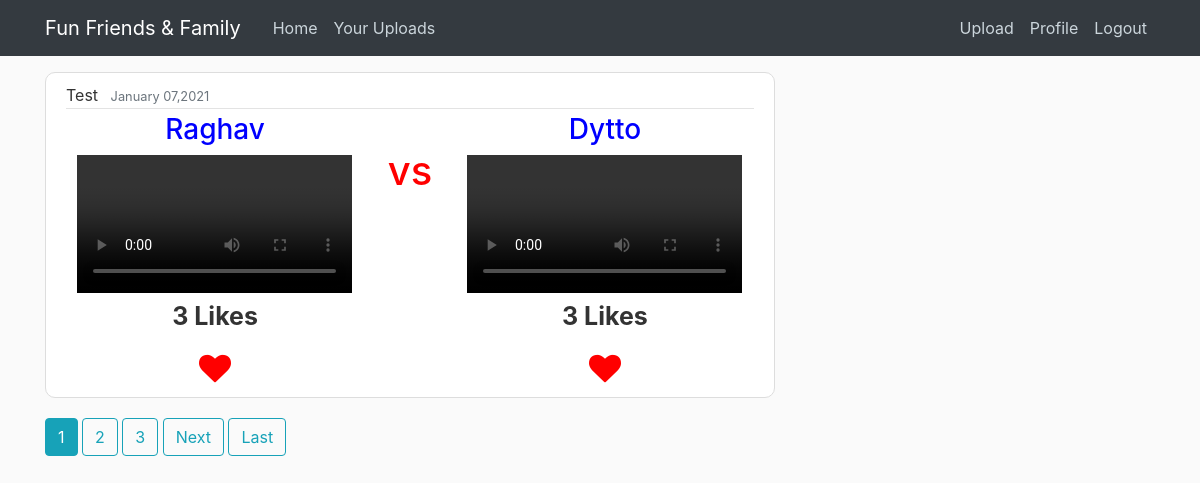
The app's page / (signed in), older data.
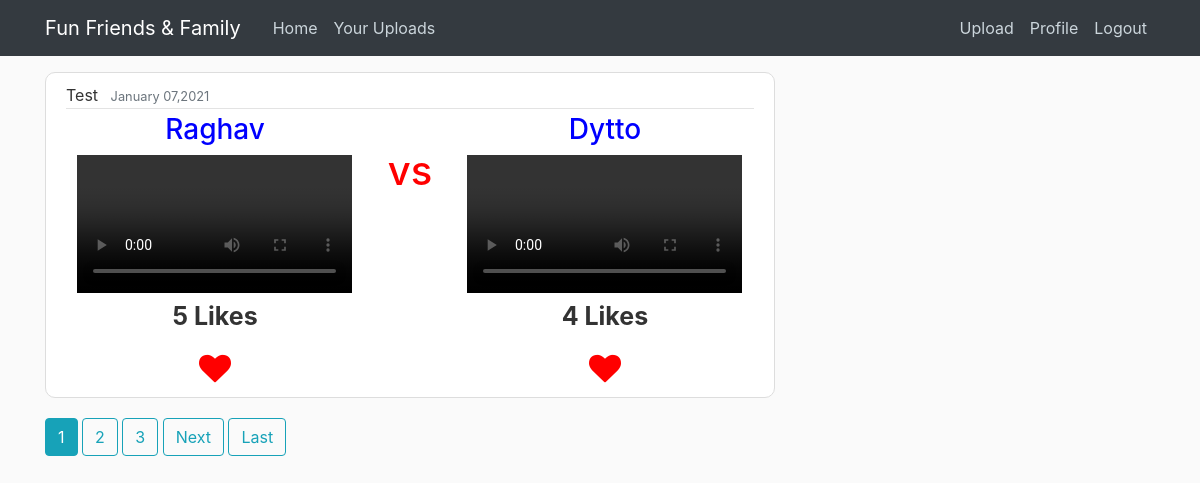
The same page, newer data.
### fun/models.py (models this page shows, shortened)
class Upload(models.Model):
    your_name = models.CharField(max_length=20)
    opponent_name = models.CharField(max_length=20)
    your_video = models.FileField()
    opponent_video = models.FileField()
    date_posted = models.DateTimeField(default=timezone.now)
    your_video_likes = models.IntegerField(default=0)
    opponent_video_likes = models.IntegerField(default=0)
    creator = models.ForeignKey(User, on_delete=models.CASCADE)

### fun/views.py (the view)
# urls.py: path('',WarListView.as_view(), name='home'),
class WarListView(ListView):
    model = Upload
    paginate_by = 1
    template_name = 'fun/home.html'
    context_object_name = 'wars'
    ordering = ['-date_posted']

### fun/templates/fun/home.html (shortened to what this page needs)
{% extends "fun/base.html"  %}
{% block content %}
  {% if user.is_authenticated %}
    {% for war in wars %}
      <div class="content-section">
        <div class="media-body">
          <div class="article-metadata">
            <a class="mr-2">{{ war.creator.username }}</a>
            <small class="text-muted">{{ war.date_posted|date:"F d,Y" }}</small>
          </div>
        </div>
        <div class="homeContainer">
          <div class="mainBox">
            <div class="">
              <center><h3><a href="{% url 'detail' war.pk %}" style="color:blue;">{{ war.your_name }}</a></h3></center>
            </div>
            <div class="">
              <video controls class="videos" style="width:100%;height:auto;"><source src="{{ war.your_video.url }}"></video>
            </div>
            <div class="">
              <center>
                <b><p id="your_like" style="font-size:25px;">{{ war.your_video_likes }} Likes</p></b>
                <button type="submit" name="button" style="background-color:white;border:none;"><i class="fa fa-heart fa-2x" id="yourVideo" value="{{war.id}}" data-href="{% url 'videoLike' war.id %}" style="color:red;"></i></button>
              </center>
            </div>
          </div>
          <div class="vs">
            <center>
              <h1 style="margin:5%;margin-top:50%;margin-bottom:50%;color:red;">vs</h1>
            </center>
          </div>
          <div class="mainBox">
            <div class="">
              <center><h3><a href="{% url 'detail' war.pk %}" style="color:blue;">{{ war.opponent_name }}</a></h3></center>
            </div>
            <div class="">
              <video controls class="videos" style="width:100%;height:auto;"><source src="{{ war.opponent_video.url }}" max-width="250" height="auto"></video>
            </div>
            <div class="">
              <center>
                <b><p id="opponent_like" style="font-size:25px;">{{ war.opponent_video_likes }} Likes</p></b>
                <button type="submit" name="button" style="background-color:white;border:none;"><i class="fa fa-heart fa-2x" id="opponentVideo" value="{{war.id}}" data-href="{% url 'opponentLike' war.id %}" style="color:red;"></i></button>
              </center>
            </div>
          </div>
        </div>
      </div>
    {% endfor %}
    {% if is_paginated %}
      {% for num in page_obj.paginator.page_range %}
        {% if page_obj.number == num %}
          <a class="btn btn-info mb-4" href="?page={{ num }}">{{ num }}</a>
        {% elif num > page_obj.number|add:'-3' and num < page_obj.number|add:'3' %}
          <a class="btn btn-outline-info mb-4" href="?page={{ num }}">{{ num }}</a>
        {% endif %}
      {% endfor %}
      {% if page_obj.has_next %}
        <a class="btn btn-outline-info mb-4" href="?page={{ page.obj.next_page_number }}">Next</a>
        <a class="btn btn-outline-info mb-4" href="?page={{ page.obj.paginator.num_pages }}">Last</a>
      {% endif %}
    {% endif %}
  {% endif %}
{% endblock %}

### fun/templates/fun/base.html (shortened to what this page needs)
{% load static %}
<!DOCTYPE html>
<html>
  <head>
    <link rel="stylesheet" href="https://stackpath.bootstrapcdn.com/bootstrap/4.1.3/css/bootstrap.min.css">
    <link rel="stylesheet" href="https://cdnjs.cloudflare.com/ajax/libs/font-awesome/4.7.0/css/font-awesome.min.css">
    <link rel="stylesheet" type="text/css" href="{% static 'fun/main.css' %}">
  </head>
  <body>
    <header class="site-header">
      <nav class="navbar navbar-expand-md navbar-dark bg-dark fixed-top">
        <div class="container">
          <a class="navbar-brand mr-4" style="color:white;">Fun Friends & Family</a>
          <div class="collapse navbar-collapse" id="navbarToggle">
            <div class="navbar-nav mr-auto">
              <a class="nav-item nav-link" href="{% url 'home' %}">Home</a>
              {% if user.is_authenticated %}
                <a class="nav-item nav-link" href="{% url 'uploaded' %}">Your Uploads</a>
              {% endif %}
            </div>
            <div class="navbar-nav">
              {% if request.user.is_authenticated %}
                <a class="nav-item nav-link" href="{% url 'upload' %}">Upload</a>
                <a class="nav-item nav-link" href="{% url 'profile' %}">Profile</a>
                <a class="nav-item nav-link" href="{% url 'logout' %}">Logout</a>
              {% else %}
                <a class="nav-item nav-link" href="{% url 'login' %}">Login</a>
                <a class="nav-item nav-link" href="{% url 'register' %}">Register</a>
              {% endif %}
            </div>
          </div>
        </div>
      </nav>
    </header>
    <main role="main" class="container">
     <div class="row">
       <div class="col-md-8">
        {% block content %}{% endblock %}
       </div>
     </div>
    </main>
  </body>
</html>

### fun/static/fun/main.css (style rules this page uses)
body { background: #fafafa; color: #333333; margin-top: 4.5rem; }
.homeContainer { width:100%; height:auto; display:flex; flex-direction: row; justify-content: space-around; flex-flow: wrap; text-align: justify; text-justify: inter-word; }
h1, h2, h3, h4, h5, h6 { color: #444444; }
.videos { max-width: 350px; height:auto; }
.site-header .navbar-nav .nav-link { color: #cbd5db; }
.content-section { background: #ffffff; padding: 10px 20px; border: 1px solid #dddddd; border-radius: 10px; margin-bottom: 20px; }
.article-metadata { padding-bottom: 1px; margin-bottom: 4px; border-bottom: 1px solid #e3e3e3 }

### fun/templates/fun/base.html (style rules this page uses)
.mainBox { width:40%; height: auto; box-sizing: border-box; }
.vs { width:10%; height: auto; box-sizing: border-box; }
@media screen and (max-width:1200px) { .mainBox { width:40%; } }
@media screen and (max-width:1200px) { .vs { width: 10%; } }

Row changes from the older to the newer data that the page shows:
changed Upload "Raghav": your_video_likes "3" → "5"; opponent_video_likes "3" → "4"
